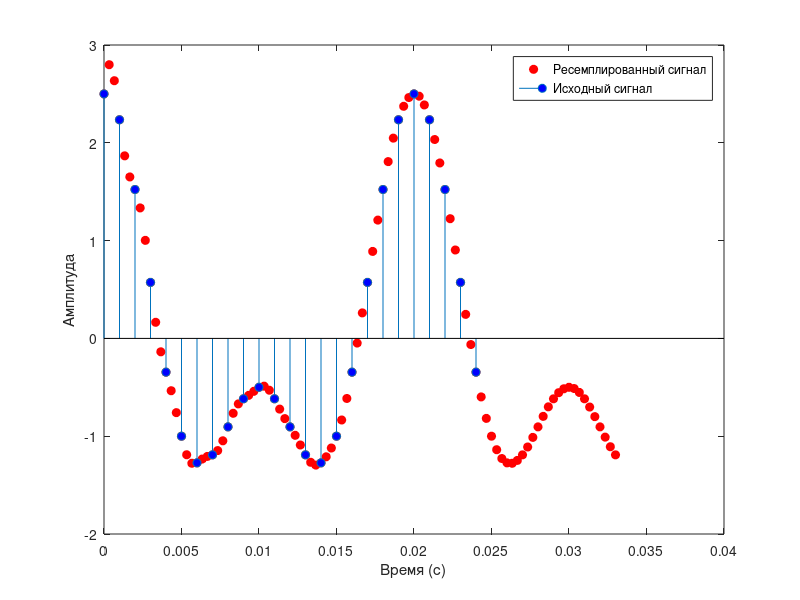

Write the MATLAB code that produced this figure.
pkg load signal;
Fs = 1000;       % Частота дискретизации
A = 1.5;         % Амплитуда первой косинусоиды
B = 1;           % Амплитуда второй косинусоиды
f1 = 50;         % Частота первой косинусоиды
f2 = 100;        % Частота второй косинусоиды
t = 0:1/Fs:1;    % Временной вектор

% Параметры ресемплинга
Fs_new = 3000;   % Новая частота дискретизации
ifreqs = Fs_new / Fs;  % Коэффициент интерполяции

% Генерация сигнала
x = A*cos(2*pi*f1*t) + B*cos(2*pi*f2*t);

% Ресемплинг сигнала
y = resample(x, ifreqs, 1);
ti = 0:1/Fs_new:1;

plot(ti(1:100), y(1:100), 'ro', 'MarkerFaceColor', [1 0 0]);
hold on;
stem(t(1:25), x(1:25), 'MarkerFaceColor', [0 0 1]);
hold off;
legend('Ресемплированный сигнал', 'Исходный сигнал');
xlabel('Время (с)');
ylabel('Амплитуда');
